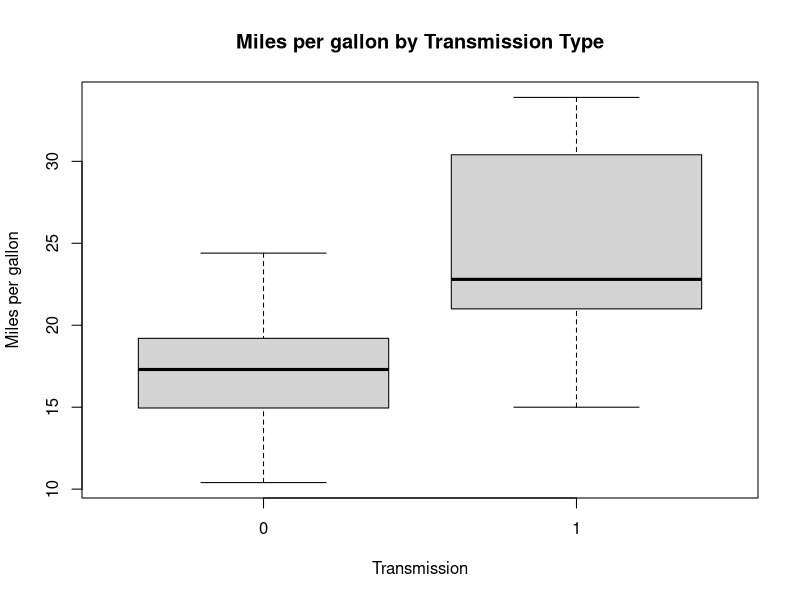
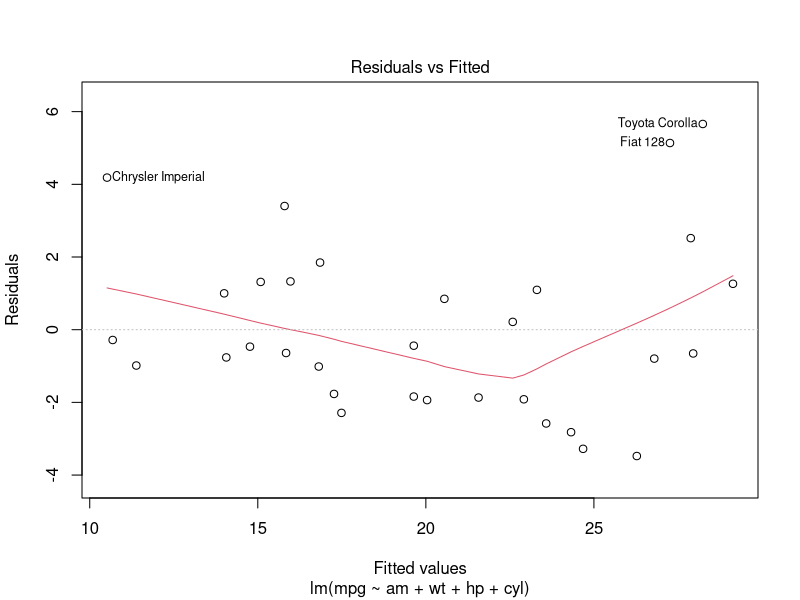
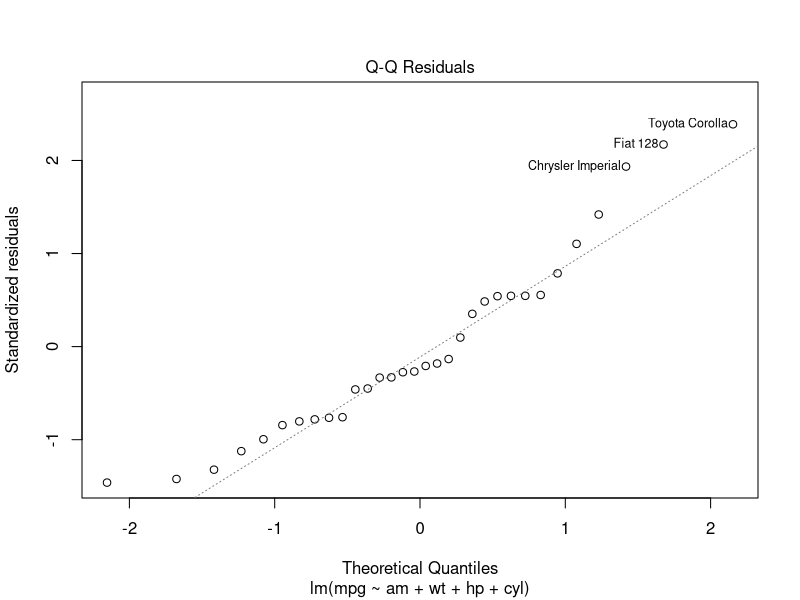
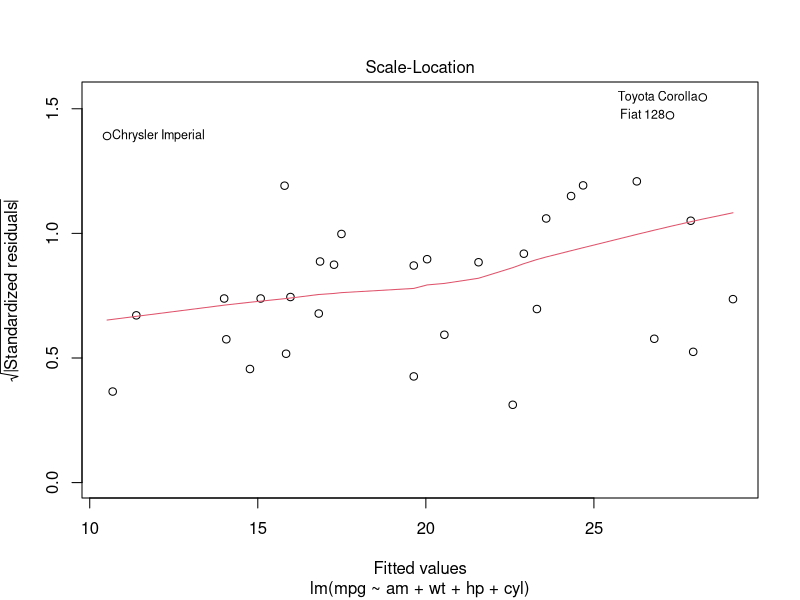
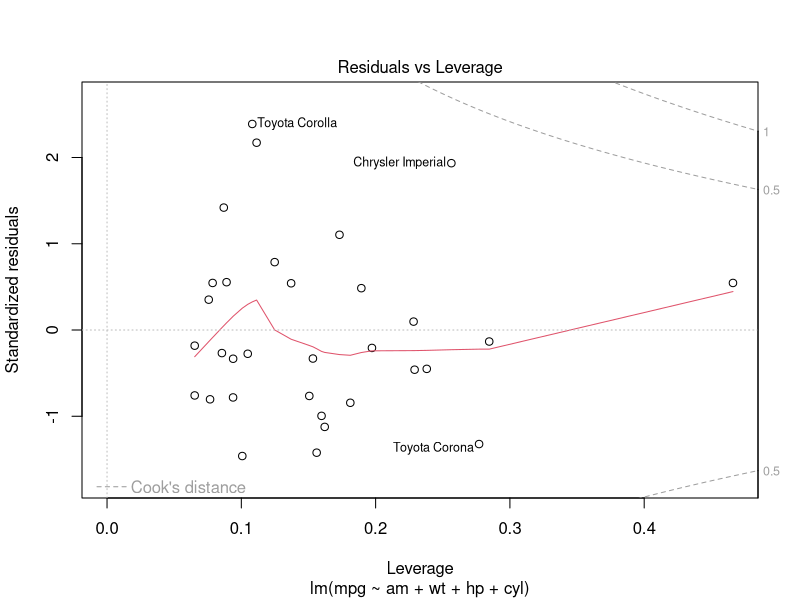

Recreate these plots in R, in order.
## ---- chunk 1
library(datasets)
data(mtcars)
names(mtcars)
## ---- chunk 2
summary(mtcars[mtcars$am==0,])
## ---- chunk 3
summary(mtcars[mtcars$am==1,])
## ---- chunk 4
boxplot(mpg ~ am, data = mtcars, xlab = "Transmission", ylab = "Miles per gallon", main="Miles per gallon by Transmission Type")
## ---- chunk 5
aggregate(mpg~am, data = mtcars, mean)
## ---- chunk 6
auto <- mtcars[mtcars$am == 0,]
manual <- mtcars[mtcars$am == 1,]
t.test(auto$mpg, manual$mpg)
## ---- chunk 7
m<-lm(mpg~am,data=mtcars)
summary(m)
## ---- chunk 8
model <- lm(mpg~am + wt + hp + cyl, data = mtcars)
anova(m,model)
## ---- chunk 9
summary(model)
## ---- chunk 10
plot(model)
